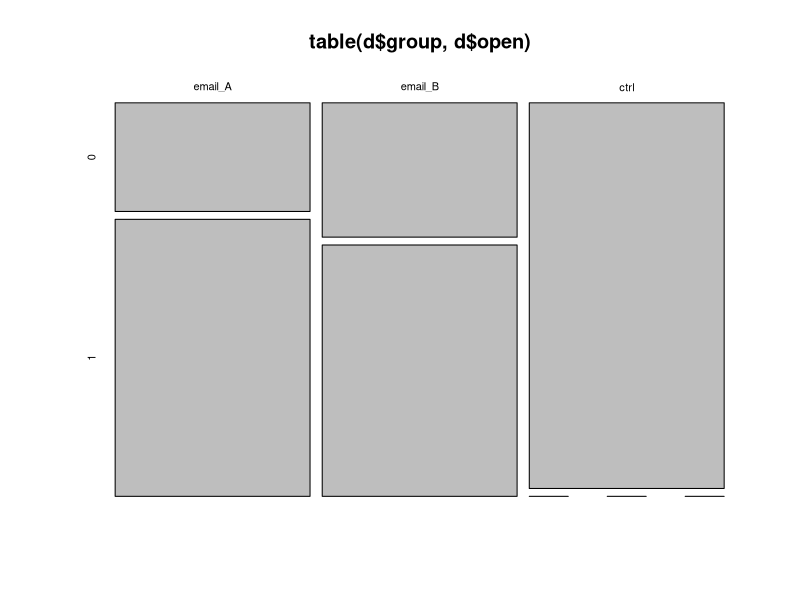
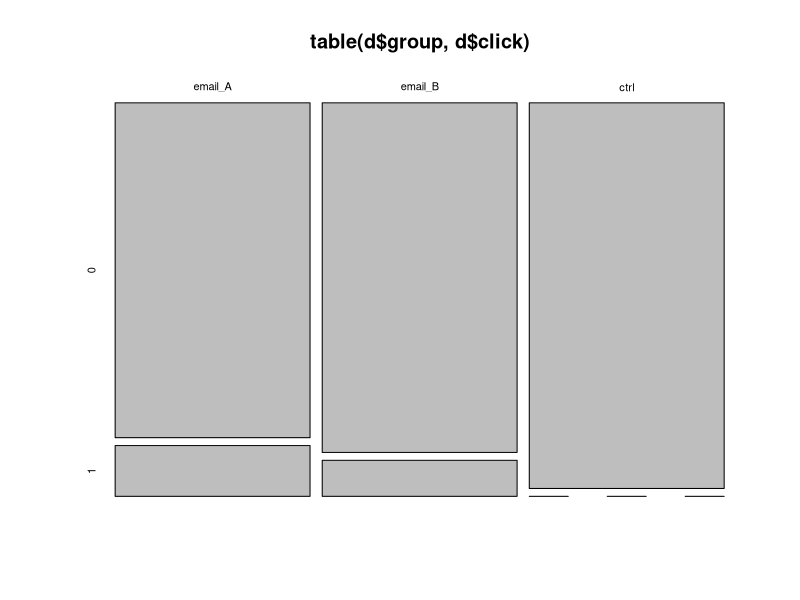
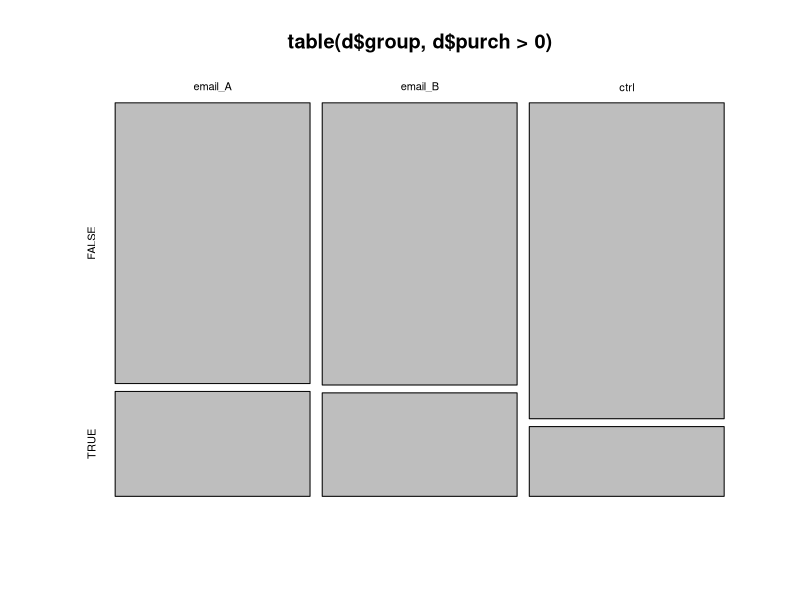
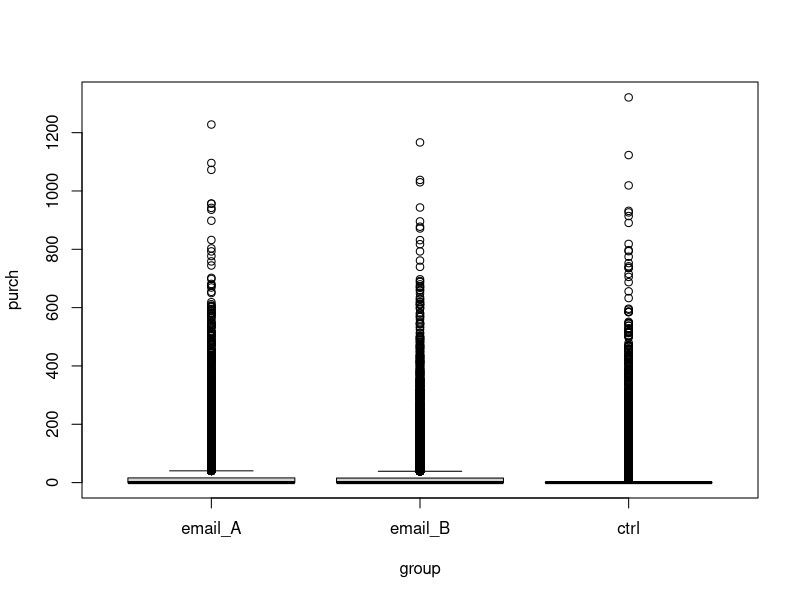

Generate these figures, in order, with R: (Note: this script raises an error after producing the figures.)
# Data generation for A/B Testing Workshop
# Elea McDonnell Feit
# 7 June 2019

# Generates synthetic data for a hypothetical online wine retailer. 

set.seed(89109) 

N <- 123988 # number of users in the test

d <- data.frame(user_id = 1000001:(1000000 + N), 
                cpgn_id = "1901Email")

# baseline covariates -----
# past purchases (by category)
library(MASS)
Sigma <- matrix(c(1, 0.3, -0.4, -0.4, 
                  0.3, 1, -0.3, -0.3, 
                  -0.4, -0.3, 1, 0.2, 
                  -0.4, -0.3, 0.2, 1), nrow=4)
t <- exp(mvrnorm(N, mu=c(5, 5, 4, 3.5), Sigma=Sigma))
t <- t*sample(c(0,1), size=N*4, replace=TRUE, prob=c(0.7,0.3))
t[t<10] <- 0
t <- round(t, digits=2)
d$chard <- t[,1]
d$sav_blanc <- t[,2]
d$syrah <- t[,3]
d$cab <- t[,4]
d$past_purch <- d$chard + d$sav_blanc + d$syrah + d$cab
# last purchase date
d$last_purch = round(rexp(N, rate = 1/90))
# website visits
d$visits = rpois(N, 5 + d$past_purch/200)
d$visits[d$visits < 0] <- 0
d$visits[d$visits == 0 & d$past_purch > 0] <- 1 # at least one visit for purchasers


# RANDOMIZED treatment assignment -----
# bernoulli assignment (N known in advance)
# d$group <- sample(c("email_A", "email_B", "ctrl"), size=N, 
#                      replace=TRUE, prob=rep(1/3, 3))
# completely random assignment (N known in advance)
d$group <- NA
rand <- sample(1:N, size=N)
d$group[rand][1:round(N/3)] <- "email_A"
d$group[rand][1:round(N/3) + round(N/3)] <- "email_B"
d$group[is.na(d$group)] <- "ctrl"
d$group <- factor(d$group, c("email_A", "email_B", "ctrl"))
d$email <- d$group != "ctrl"

# test outcomes -----
p <-  1/(1+exp(-1 - d$past_purch/100 + d$last_purch/60 - 0.5*(d$group=="email_A")))
d$open <- (runif(N) < p) * 1
d$open[d$group == "ctrl"] <- 0
p <- 1/(1+exp(2 - 0.5*(d$group=="email_A") - 0.5*(d$syrah >0)*(d$group=="email_B")))
d$click <- (runif(N) < p) * 1
d$click[!(d$open==1)] <- 0
p <-  1/(1+exp(1 - d$past_purch/300 + d$last_purch/60 - (d$group != "ctrl")*d$past_purch/300 - 1*(d$click==1)))
d$purch <- round(exp(rnorm(N, mean=3.6, sd=1)) * (runif(N) < p), 2)
d$purch[d$purch<12.32] <- 0

# inspect and write out -----
summary(d)
summary(d$open >= d$click)
summary(d$past_purch>0 & d$visits==0)
mosaicplot(table(d$group, d$open))
prop.test(table(d$group, d$open))
mosaicplot(table(d$group, d$click))
prop.test(table(d$group, d$click))
mosaicplot(table(d$group, d$purch>0))
prop.test(table(d$group, d$purch==0))
plot(purch ~ group, data=d)

d <- d[,c(1:2, 10:14, 3:9)]
write.csv(d, file="~/repos/ab_test/code/test_data.csv", row.names = FALSE)
